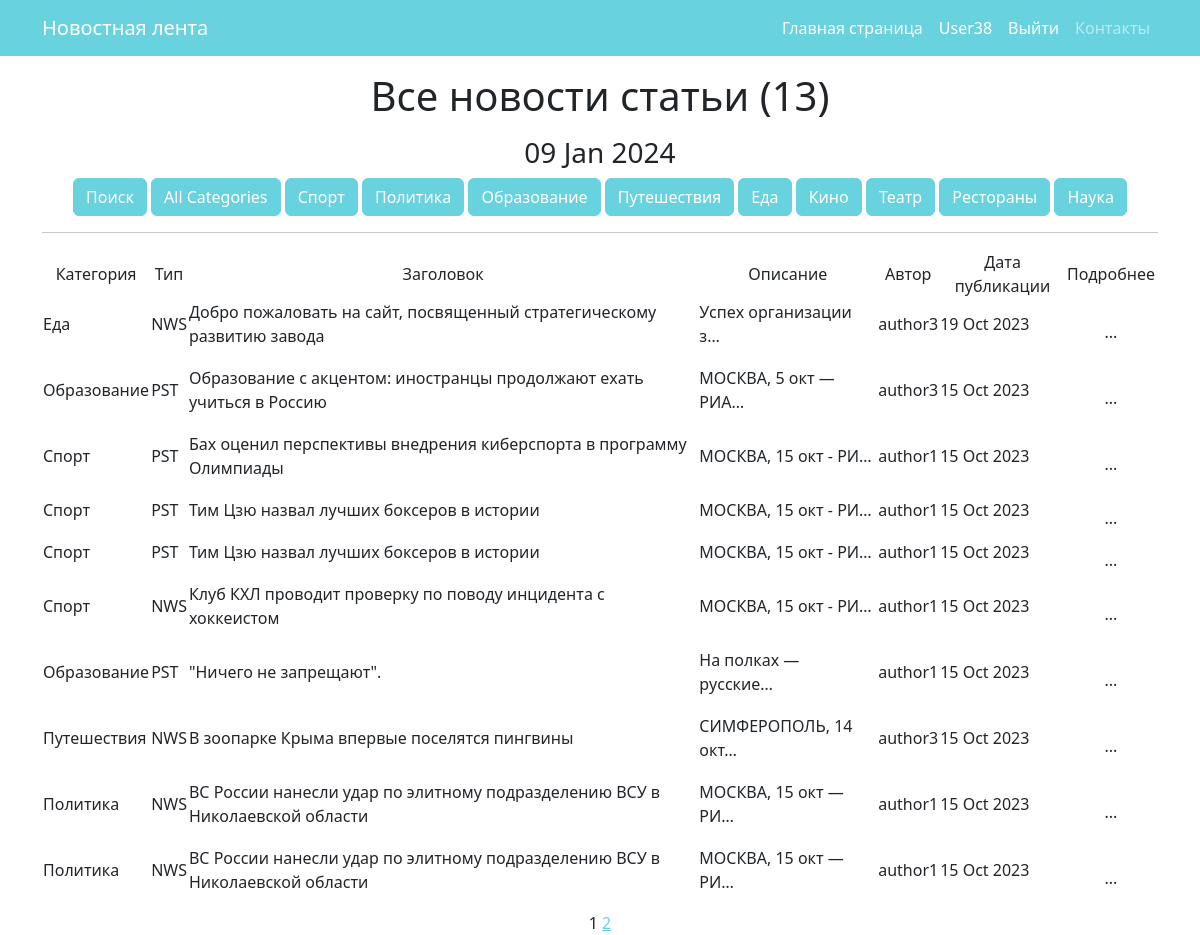
Before: /news/ (signed in) with the older database file.
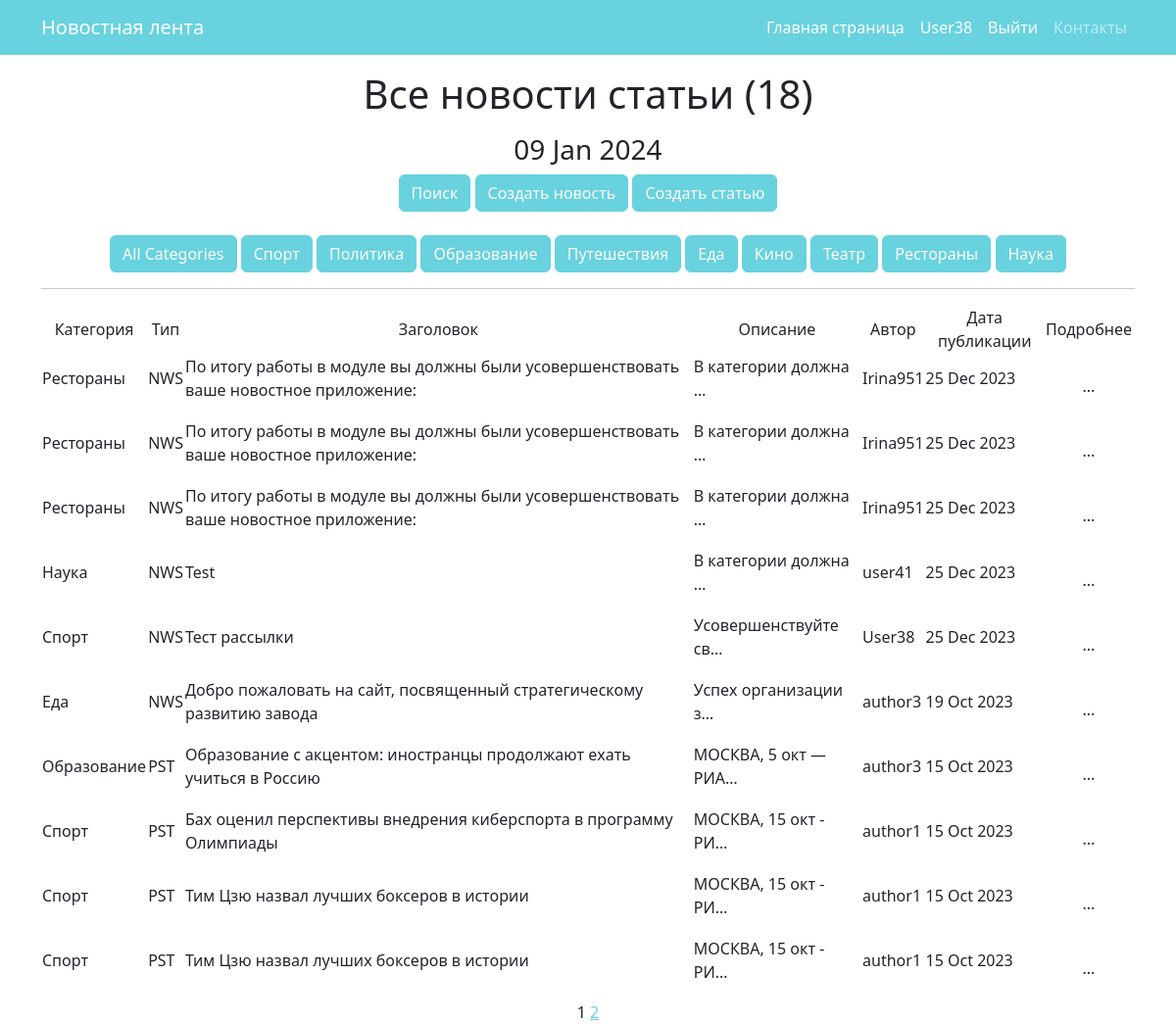
After: the same page with the newer database file.
### news/models.py (models this page shows, shortened)
class Category(models.Model):
    name = models.CharField(max_length=40, unique=True)
    subscribers = models.ManyToManyField(User, related_name='categories')
    def __str__(self):
        return self.name.title()

class Post(models.Model):
    author = models.ForeignKey(Author, on_delete=models.CASCADE, verbose_name=pgettext_lazy('Author', 'Author'))
    type = models.CharField(max_length=7, choices=TYPE, default='NWS')
    time_in = models.DateTimeField(auto_now_add=True)
    category = models.ManyToManyField(Category, through='PostCategory')
    title = models.CharField(max_length=100)
    text = models.TextField()
    rating = models.IntegerField(default=0)

class Author(models.Model):
    name = models.CharField(max_length=255)
    users = models.OneToOneField(User, on_delete=models.CASCADE)
    user_rating = models.IntegerField(default=0)
    def __str__(self):
        return self.name

### news/views.py (the view)
# urls.py: path('', PostList.as_view(), name='postlist'),
class PostList(ListView):
    model = Post
    ordering = '-time_in'
    template_name = 'news.html'
    context_object_name = 'news'
    paginate_by = 10
    def get_queryset(self):
        queryset = super().get_queryset()
        self.filterset = NewsFilter(self.request.GET, queryset)
        return self.filterset.qs
    def get_context_data(self, **kwargs):
        context = super().get_context_data(**kwargs)
        context['time_now'] = datetime.utcnow()
        context['qty_post'] = len(Post.objects.order_by('time_in').values('id'))
        context['categories'] = Category.objects.all()
        context['filterset'] = self.filterset
        context['isauthor'] = self._isauthor()
        return context
    def _isauthor(self):
        try:
            Author.objects.get(users=self.request.user)
            return True
        except Author.DoesNotExist:
            return False

### news/templatetags/custom_tags.py (called while the page is built)
@register.simple_tag()
def current_time(format_string='%b %d %Y'):
    return datetime.utcnow().strftime(format_string)

### templates/news.html (shortened to what this page needs)
{% extends 'flatpages/default.html' %}
{% load custom_filters %}
{% load custom_tags %}
{% block content %}
<p>
<h1>Все новости статьи ({{ qty_post }})</h1>
<p>
   <h3>{% current_time '%d %b %Y' %}</h3>
<form method="get">
      <a class="btn btn-primary" href="/news/search/">Поиск</a>
{% if isauthor %}
    <a class="btn btn-primary" href="/news/create/">Создать новость</a>
    <a class="btn btn-primary" href="/news/post/create/">Создать статью</a><br><br>
{% endif %}
      <button type="submit" class="btn btn-primary" name="category" value="" selected>
        All Categories
      </button>
    {% for category in categories %}
      <button type="submit" class="btn btn-primary" name="category" value="{{ category.id }}">
        {{ category.name }}
      </button>
    {% endfor %}
</form>
   <hr>
   {% if news %}
       <table>
           <tr>
               <td>Категория</td>
               <td>Тип</td>
               <td>Заголовок</td>
               <td>Описание</td>
               <td>Автор</td>
               <td>Дата публикации</td>
               <td>Подробнее</td>
           </tr>
           {% for post in news %}
           <tr>
               <td><p align="left">
                {% for cat in post.category.all %}
                 {{ cat }}</p>
                {% endfor %}
                </td>
               <td><p align="left">{{ post.type }}</td>
               <td><p align="left">{{ post.title }}</td>
               <td><p align="left">{{ post.text|truncatechars:20 }}</td>
               <td><p align="left">{{ post.author }}</td>
               <td><p align="left">{{ post.time_in|date:'d M Y' }}</td>
               <td><a class="nav-link active" aria-current="page" href="/news/{{ post.id  }}">...</a><td>
           </tr>
           {% endfor %}
       </table>
   {% else %}
       <h2>Новостей нет!</h2>
   {% endif %}
   {{ page_obj.number }}
   {% if page_obj.has_next %}
       <a href="?page={{ page_obj.next_page_number }}">{{ page_obj.next_page_number }}</a>
   {% endif %}
{% endblock content %}

Changed rows visible on the page:
no longer on this page (row unchanged): Post: type "NWS", title "Клуб КХЛ проводит проверку по поводу инцидента с хоккеистом", text "МОСКВА, 15 окт - РИ…", author "author1", time_in "15 Oct 2023", Category (name "Спорт")
no longer on this page (row unchanged): Post: type "PST", title "\"Ничего не запрещают\".", text "На полках — русские…", author "author1", time_in "15 Oct 2023", Category (name "Образование")
no longer on this page (row unchanged): Post: type "NWS", title "В зоопарке Крыма впервые поселятся пингвины", text "СИМФЕРОПОЛЬ, 14 окт…", author "author3", time_in "15 Oct 2023", Category (name "Путешествия")
no longer on this page (row unchanged): Post: type "NWS", title "ВС России нанесли удар по элитному подразделению ВСУ в Николаевской области", text "МОСКВА, 15 окт — РИ…", author "author1", time_in "15 Oct 2023", Category (name "Политика")
no longer on this page (row unchanged): Post: type "NWS", title "ВС России нанесли удар по элитному подразделению ВСУ в Николаевской области", text "МОСКВА, 15 окт — РИ…", author "author1", time_in "15 Oct 2023", Category (name "Политика")
added Post: type "NWS", title "По итогу работы в модуле вы должны были усовершенствовать ваше новостное приложение:", text "В категории должна …", author "Irina951", time_in "25 Dec 2023", Category (name "Рестораны")
added Post: type "NWS", title "По итогу работы в модуле вы должны были усовершенствовать ваше новостное приложение:", text "В категории должна …", author "Irina951", time_in "25 Dec 2023", Category (name "Рестораны")
added Post: type "NWS", title "По итогу работы в модуле вы должны были усовершенствовать ваше новостное приложение:", text "В категории должна …", author "Irina951", time_in "25 Dec 2023", Category (name "Рестораны")
added Post: type "NWS", title "Test", text "В категории должна …", author "user41", time_in "25 Dec 2023", Category (name "Наука")
added Post: type "NWS", title "Тест рассылки", text "Усовершенствуйте св…", author "User38", time_in "25 Dec 2023", Category (name "Спорт")
Other visible differences:
{{ qty_post }}: "13" → "18"
text now shown: "Создать новость Создать статью"
